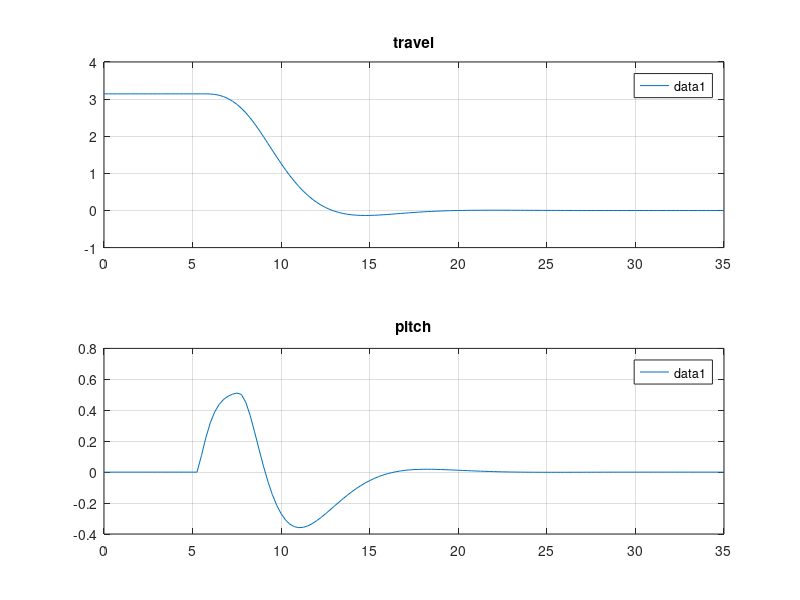

MATLAB code to generate this figure:
clear

folder = "LQR_tune/";
files = [
% 	"L3_Q_3_0.1_0.05_0.1_R_0.1.mat"
% 	"L3_Q_0.41_10.13_3.65_14.6_R_3.65.mat"
% 	"L3_Q_1_1_1_1_R_1.mat"
% 	"L3_Q_12_1_1_1_R_2.mat"
%     "L3_Q_12_1_1_1_R_0.5.mat"
%     "L3_Q_12_0.5_0.5_0.5_R_0.5.mat"
% 	"L3_Q_1_10.13_3.65_14.6_R_3.65.mat"
% 	"L3_Q_3_10.13_3.65_14.6_R_3.65.mat"
% 	"L3_Q_5_10.13_3.65_14.6_R_3.65.mat"
% 	"L3_Q_8_10.13_3.65_14.6_R_3.65.mat"
% 	"L3_Q_12_10.13_3.65_14.6_R_3.65.mat"
% 	"L3_Q_12_10_5_14.6_R_3.65.mat"
%     "L3_Q_12_10_5_5_R_3.65.mat"
%     "L3_Q_12_10_5_5_R_2.mat"
%     "L3_Q_12_10_5_5_R_10.mat"
%     "L3_Q_12_10_20_14.6_R_3.65.mat"
%     "L3_Q_12_10_2_14.6_R_3.65.mat"
%     "L3_Q_12_5_3.65_14.6_R_3.65.mat"
%     "L3_Q_12_20_3.65_14.6_R_3.65.mat"
% 	"L3_Q_20_10.13_3.65_14.6_R_3.65.mat"
];

n_files = size(files, 1);

optimal_datapoints = 140;
test_datapoints = 17501; % 10000*Ts = 20 sec

travel = NaN(n_files, optimal_datapoints+1);
% travel_rate = NaN(n_files, optimal_datapoints+1);
pitch = NaN(n_files, optimal_datapoints+1);
% pitch_rate = NaN(n_files, optimal_datapoints+1);
% elevation = NaN(n_files, optimal_datapoints+1);
% elevation_rate = NaN(n_files, optimal_datapoints+1);

% load data from all files
for f = 1:n_files
    load(strcat(folder,files(f)))
    for i = 1:optimal_datapoints
        travel(f,i) = ans(2,i*125);
        % travel_rate(f,i) = ans(3,i*125);
        pitch(f,i) = ans(4,i*125);
        % pitch_rate(f,i) = ans(5,i*125);
        % elevation(f,i) = ans(6,i*125);
        % elevation_rate(f,i) = ans(7,i*125);
    end
end

load("optimal/L1_q_1.2.mat")

ts = 0.25;
t = 0:ts:ts*optimal_datapoints;

figure(2)
subplot(2,1,1)
plot(t, [x_out(1,:); travel])
legend
grid
title("travel")

subplot(2,1,2)
plot(t, [x_out(3,:); pitch])
legend
grid
title("pitch")

